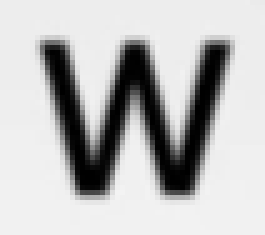
#> input picture assets/images/word.png, 53 x 47 px (shown 5 times larger)
$ jupyter execute --allow-errors 'Image parsing.ipynb'   (shell and % lines are left out)
#> lines starting #> are read from the running program, lines starting #| are printed output that depends on the picture; after the words box and inside, x2 and y2 are one past the last pixel; in counts of white or black regions, pixels touching at a corner belong together
[cell 1]
import numpy as np
import pytesseract
import cv2
from timeit import default_timer

[cell 2]
pytesseract.pytesseract.tesseract_cmd = r"C:\Program Files\Tesseract-OCR\tesseract.exe"

[cell 3]
from imutils.object_detection import non_max_suppression

[cell 4]
import matplotlib
import matplotlib.pyplot as plt
matplotlib.rcParams['figure.figsize'] = [15, 15]

[cell 5]
# [56 lines left out: function decode_predictions, not called in this run]

[cell 6]
image = cv2.imread("../assets/images/word.png")
#> image is the input picture: shape (47, 53, 3); min 0, max 243, mean 188.1
image = cv2.cvtColor(image, cv2.COLOR_BGR2GRAY)
#> image: shape (47, 53)
orig = image.copy()

[cell 7]
plt.imshow(image)

[cell 8]
pytesseract.image_to_string(image, lang="eng", config="--psm 10")
#> (this line was passed over: pytesseract is not available in this run)

[cell 9]
bounding_boxes = cv2.imread("../assets/images/bounding_boxes.png", cv2.IMREAD_UNCHANGED)
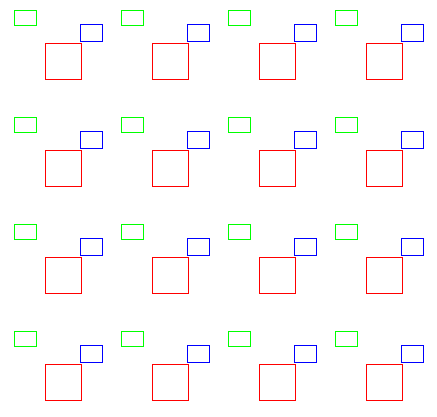
#> input picture assets/images/bounding_boxes.png, 437 x 417 px
#> bounding_boxes is the input picture: shape (417, 437, 4); mean B, G, R, A 250.1, 250, 251.6, 6.6
print(bounding_boxes.shape)
#| (417, 437, 4)
bounding_boxes = cv2.cvtColor(bounding_boxes, cv2.COLOR_BGRA2RGBA)

[cell 10]
plt.imshow(bounding_boxes)

[cell 11]
# height, width, channels
bounding_boxes.shape
#> Out = (417, 437, 4)

[cell 12]
bounding_boxes[43,50,:]
#> Out = [255, 0, 0, 255]

[cell 13]
# image = 4 channel
# colour = 4 channel
# assume boxes will be the same shape
def get_bounding_boxes(image, box_colour):
#> called with box_colour = (0, 0, 255, 255)
    height, width = image.shape[:2]
#> height = 417; width = 437
    bounding_boxes = []

    last_box_height = None
    box_height = None
    box_width = None

    y = 0
    x = 0
    while y < height:
        x = 0
        while x < width:
            colour = image[y,x,:]
            if not (colour == box_colour).all():
                x += 1
                continue
            # if box colour, then find top and left edges
            x_start = x
            y_start = y

            # if box shape known, just predict
            if box_height is not None and box_width is not None:
                x_end = x_start+box_width
                y_end = y_start+box_height
                bounding_box = (x_start, y_start, x_end-1, y_end-1)
                bounding_boxes.append(bounding_box)
                last_box_height = box_height
                x = x_end+1
                continue

            # if finding box shape for first time
            x_end = x
            y_end = y
            _x = x_start+1
            _y = y_start+1
            # check top edge
            while _x < width:
                colour = image[y,_x,:]
                if not (colour == box_colour).all():
                    x_end = _x
                    break
                _x += 1
            # check left edge
            while _y < height:
                colour = image[_y,x,:]
                if not (colour == box_colour).all():
                    y_end = _y
                    break
                _y += 1
            # check if box or not
            box_width = x_end-x_start
            box_height = y_end-y_start
            if box_width > 1 and box_height > 1:
                bounding_box = (x_start, y_start, x_end-1, y_end-1)
                bounding_boxes.append(bounding_box)
                x = x_end
                last_box_height = box_height
            # increment normally
            x += 1

        if last_box_height is not None:
            y += last_box_height + 1
            last_box_height = None
        else:
            y += 1
#> after the loop, bounding_boxes = 16 items, first 6: (80, 24, 102, 41), (187, 24, 209, 41), (294, 24, 316, 41), (401, 24, 423, 41), (80, 131, 102, 148), (187, 131, 209, 148); y = 417

    return bounding_boxes

[cell 14]
boxes = get_bounding_boxes(bounding_boxes, (0, 0, 255, 255))
#> boxes has the same summary as bounding_boxes in get_bounding_boxes

[cell 15]
box = boxes[0]
#> box = (80, 24, 102, 41)

[cell 16]
box
#> Out = (80, 24, 102, 41)

[cell 17]
sample = cv2.imread("../assets/samples/sample_0.png")
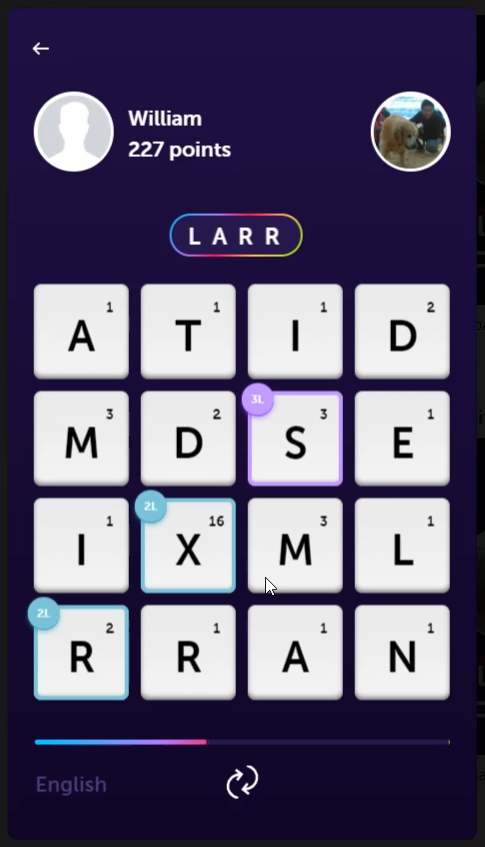
#> input picture assets/samples/sample_0.png, 485 x 847 px
#> sample is the input picture: shape (847, 485, 3); mean B, G, R 116.7, 91.5, 97.8
sample = cv2.cvtColor(sample, cv2.COLOR_BGR2RGBA)
#> sample: shape (847, 485, 4)

[cell 18]
plt.imshow(sample)

[cell 19]
from PIL import Image

[cell 20]
pil_sample = Image.fromarray(sample)
pil_boxes = Image.fromarray(bounding_boxes)
offset = (18, 274)
pil_sample.paste(pil_boxes, offset, pil_boxes)
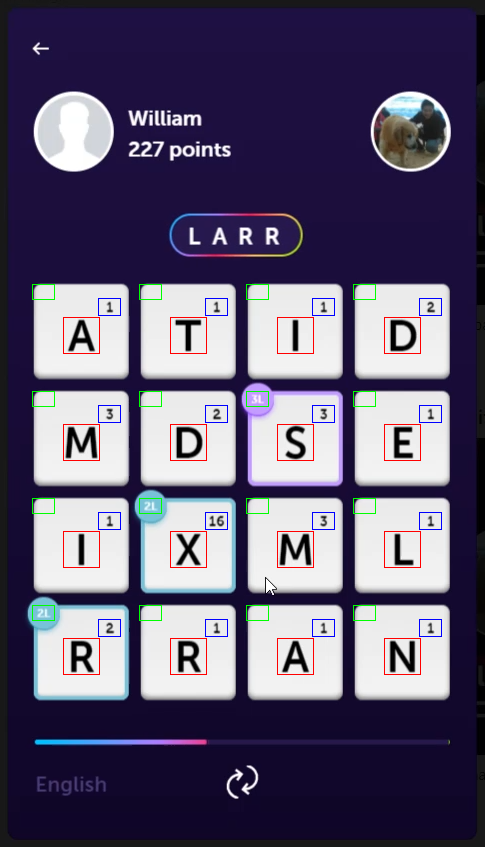
#> pil_sample: PIL image 485x847 RGBA; mean R, G, B, A 96.7, 89.8, 114.9, 255
plt.imshow(np.array(pil_sample))

[cell 21]
boxes = get_bounding_boxes(bounding_boxes, (255, 0, 0, 255))
#> boxes = 16 items, first 6: (45, 43, 81, 79), (152, 43, 188, 79), (259, 43, 295, 79), (366, 43, 402, 79), (45, 150, 81, 186), (152, 150, 188, 186)

[cell 22]
left, top, right, bottom = boxes[0]
#> left = 45; top = 43; right = 81; bottom = 79
width = right-left+1
#> width = 37
height = bottom-top
#> height = 36

canvas = np.full((height+1, 16*width + 1, 3), 255)
#> canvas: shape (37, 593, 3) int64; every value is 255
#plt.imshow(canvas)

for i, box in enumerate(boxes):
    x_start, y_start, x_end, y_end = box
    x_offset, y_offset = offset
    start = default_timer()
    cropped_sample = sample[y_start+y_offset:y_end+y_offset+1, x_start+x_offset:x_end+x_offset+1,:3]
    canvas[:,i*width:(i+1)*width,:3] = cropped_sample
    end = default_timer()
    print(f"{(end-start)*1000}ms/crop", end="\r")
#> this loop made 16 passes
#> (x_start, y_start, x_end, y_end) on passes 1 to 12: (45, 43, 81, 79), (152, 43, 188, 79), (259, 43, 295, 79), (366, 43, 402, 79), (45, 150, 81, 186), (152, 150, 188, 186), (259, 150, 295, 186), (366, 150, 402, 186), (45, 257, 81, 293), (152, 257, 188, 293), (259, 257, 295, 293), (366, 257, 402, 293)
#| 1.3390420001542225ms/crop
#| 1.0005739998177887ms/crop
#| 0.9493499999280175ms/crop
#| 0.09610400002202368ms/crop
#| 0.06745299992871878ms/crop
#| 0.0654499999654945ms/crop
#| 0.06419000010282616ms/crop
#| 0.0777870000092662ms/crop
#> (further printed lines are left out)
#> pass 1, `cropped_sample = sample[y_start+y_offset:y_end+y_offset+1, x_start+x_o..`:
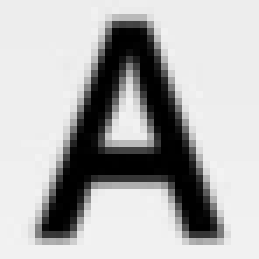
#> cropped_sample: shape (37, 37, 3) (shown 7 times larger); min 0, max 243, mean 179.3
#> pass 2, `cropped_sample = sample[y_start+y_offset:y_end+y_offset+1, x_start+x_o..`:
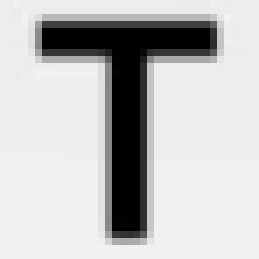
#> cropped_sample: shape (37, 37, 3) (shown 7 times larger); min 0, max 243, mean 191.8
#> pass 3, `cropped_sample = sample[y_start+y_offset:y_end+y_offset+1, x_start+x_o..`:
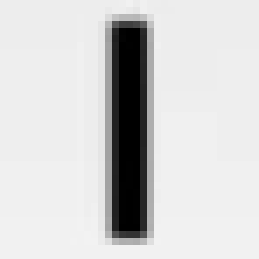
#> cropped_sample: shape (37, 37, 3) (shown 7 times larger); min 0, max 242, mean 209.9
#> after the loop:
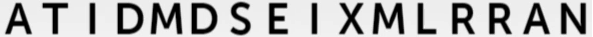
#> canvas: shape (37, 593, 3) int64; min 0, max 255, mean 177.5
plt.imshow(canvas)

[cell 23]
canvas = np.array(canvas, dtype=np.uint8)
image = cv2.cvtColor(canvas, cv2.COLOR_RGB2GRAY)
#> image: shape (37, 593)
_, image = cv2.threshold(image, 140, 255, cv2.THRESH_BINARY)
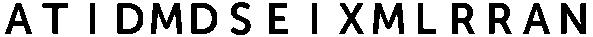
#> image: shape (37, 593); 73.1% white; 16 black regions, largest, box (x1, y1, x2, y2) and area: (151, 3, 182, 34) 528, (373, 3, 404, 34) 528, (561, 3, 586, 34) 489
plt.imshow(image)
